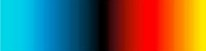
#> input picture scale.jpg, 206 x 51 px
$ jupyter execute --allow-errors Convolve.ipynb
#> lines starting #> are read from the running program, lines starting #| are printed output that depends on the picture
## IMPORTANT NOTES BEFORE USING!
* AFTER RUNNING ALL CELLS, BROWSER MUST BE MINIMIZED, THEN MAXIMIZED AGAIN TO GET THE CORRECT SHAPES AND EXTENTS OF FIGURES.
* IF ALL FIRING RATES ARE SET TO 0, THE PLOTS MAY FAIL TO REGISTER CHANGES, REQUIRING THE CELL TO BE RERUN. INITIAL FIRING RATES THUS HAVE A NON-ZERO INPUT AT THE FINAL TIME-STEP TO AVOID THIS ISSUE

### IMPORTS AND SET SEED

[cell 1]
import cv2
# import math
import pickle
import ipywidgets as widgets
import scipy.signal as ss
import numpy as np
import matplotlib
import matplotlib.pyplot as mplplt
import bqplot as bq
from bqplot import pyplot as plt

[cell 2]
np.random.seed(0)

### CREATE CUSTOM COLOR MAP BASED ON BRUYNS-HAYLETT ARTICLE

[cell 3]
#IMPORT BRUYNS-HAYLETT SCALE AND CONVERT TO RGB
img_bgr = cv2.imread('scale.jpg')
#> img_bgr is the input picture: shape (51, 206, 3); mean B, G, R 82.8, 97.9, 103.5
img = cv2.cvtColor(img_bgr,cv2.COLOR_BGR2RGB)


# img = Image.open('scale.jpg')
# pixels=list(img.getdata())

# CREATE MATPLOTLIB COLORMAP
norm = matplotlib.colors.Normalize(-5, 5)
num_segments=11

r=[]
g=[]
b=[]

normalize_vals = np.linspace(-5,5,num_segments)
br = np.linspace(0,img.shape[1]-1,num_segments).astype(int)
# br = np.linspace(0,img.size[0]-1,num_segments).astype(int)

for i in br:
    r.append(img[3][i][0]/255)
    g.append(img[3][i][1]/255)
    b.append(img[3][i][2]/255)
#> after the loop, b = [0.949, 0.922, 0.855, 0.62, 0.329, 0, 0.0196, 0.00784, 0.00784, 0.00392, 0]; g = [0.878, 0.808, 0.616, 0.416, 0.224, 0, 0.0549, 0.0196, 0.212, 0.6, 0.918]; r = [0.129, 0.00392, 0.00392, 0, 0.00392, 0.00392, 0.553, 0.957, 1, 0.996, 1]
#     r.append(pixels[i][0]/255)
#     g.append(pixels[i][1]/255)
#     b.append(pixels[i][2]/255)

custom_colors=[]
for i in range(num_segments):
    custom_colors.append([norm(normalize_vals[i]),(r[i],g[i],b[i])])
#> after the loop, custom_colors = 11 items
custom_colors[int(num_segments/2)] = [norm(0),(0.,0.,0.)] #explicitely set center value to black

custom_cmap = matplotlib.colors.LinearSegmentedColormap.from_list("", custom_colors)

# CREATE MATRIX TO IMITATE BRUYNS-HAYLETT SCALE
diverging_line = np.linspace(-5,5,img.shape[1])
#> diverging_line = 206 values from -5 to 5
# diverging_line = np.linspace(-5,5,img.size[0])

diverging_matrix = []
for i in range(img.shape[0]):
# for i in range(img.size[1]):

    diverging_matrix.append(diverging_line)

# CREATE COMPARISON PLOT
fig,(ax1,ax2) = mplplt.subplots(2,1)
ax1.imshow(diverging_matrix,
           cmap=custom_cmap,
           vmin = diverging_line[0],
           vmax=diverging_line[-1],
           extent=[diverging_line[0],diverging_line[-1],-1,1]
          )
ax2.imshow(img,
           extent=[diverging_line[0],diverging_line[-1],-1,1]
          )
ax1.set_title('custom cmap')
ax2.set_title('original cmap')
ax1.set_yticks([])
ax2.set_yticks([]);
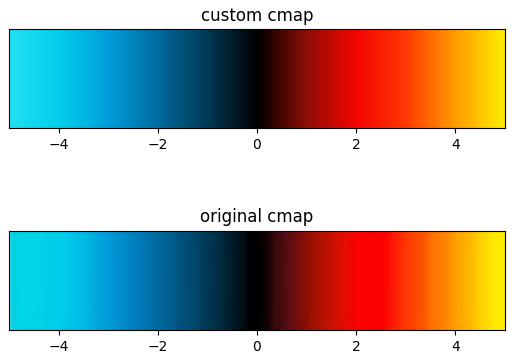
#> figure drawn by matplotlib, 2 panels
